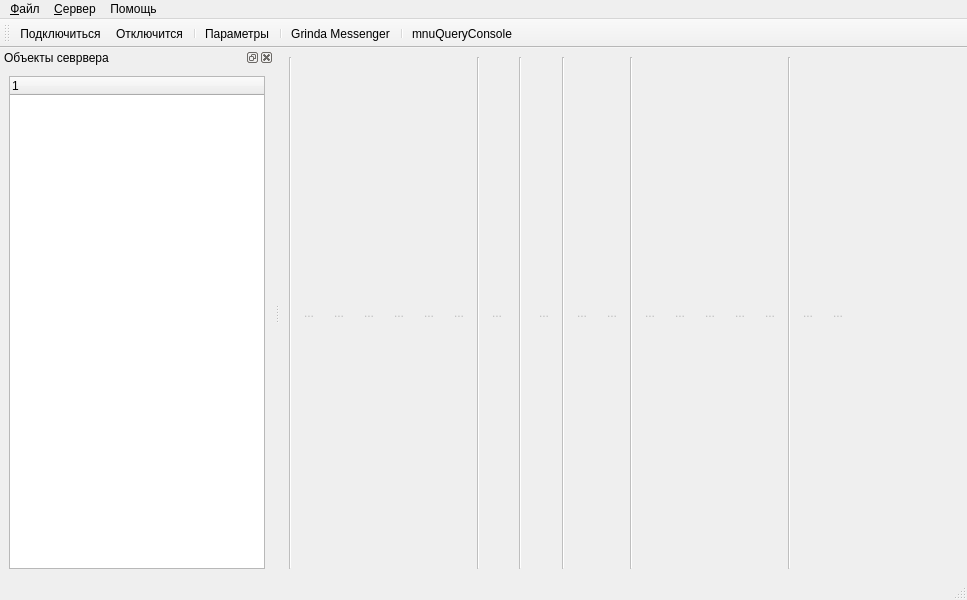
<?xml version="1.0" encoding="UTF-8"?>
<ui version="4.0">
 <class>MainWindow</class>
 <widget class="QMainWindow" name="MainWindow">
  <property name="geometry">
   <rect>
    <x>0</x>
    <y>0</y>
    <width>967</width>
    <height>600</height>
   </rect>
  </property>
  <property name="windowTitle">
   <string>Менеджер сервера</string>
  </property>
  <property name="windowIcon">
   <iconset resource="resurses.qrc">
    <normaloff>:/img/socket.ico</normaloff>:/img/socket.ico</iconset>
  </property>
  <widget class="QWidget" name="centralwidget">
   <layout class="QGridLayout" name="gridLayout">
    <item row="0" column="0">
     <widget class="QWidget" name="widgetToolBar" native="true">
      <property name="enabled">
       <bool>false</bool>
      </property>
      <layout class="QHBoxLayout" name="horizontalLayout">
       <property name="leftMargin">
        <number>0</number>
       </property>
       <property name="topMargin">
        <number>0</number>
       </property>
       <property name="rightMargin">
        <number>0</number>
       </property>
       <property name="bottomMargin">
        <number>0</number>
       </property>
       <item>
        <widget class="QLabel" name="label">
         <property name="minimumSize">
          <size>
           <width>2</width>
           <height>0</height>
          </size>
         </property>
         <property name="maximumSize">
          <size>
           <width>2</width>
           <height>16777215</height>
          </size>
         </property>
         <property name="frameShape">
          <enum>QFrame::VLine</enum>
         </property>
         <property name="frameShadow">
          <enum>QFrame::Sunken</enum>
         </property>
         <property name="text">
          <string/>
         </property>
        </widget>
       </item>
       <item>
        <widget class="QToolButton" name="btnAdd">
         <property name="toolTip">
          <string>Доавить</string>
         </property>
         <property name="text">
          <string>...</string>
         </property>
         <property name="icon">
          <iconset resource="resurses.qrc">
           <normaloff>:/img/itemAdd.png</normaloff>:/img/itemAdd.png</iconset>
         </property>
         <property name="autoRaise">
          <bool>true</bool>
         </property>
        </widget>
       </item>
       <item>
        <widget class="QToolButton" name="btnAddGroup">
         <property name="text">
          <string>...</string>
         </property>
         <property name="icon">
          <iconset resource="resurses.qrc">
           <normaloff>:/img/addGroup.png</normaloff>:/img/addGroup.png</iconset>
         </property>
         <property name="autoRaise">
          <bool>true</bool>
         </property>
        </widget>
       </item>
       <item>
        <widget class="QToolButton" name="btnMoveTo">
         <property name="text">
          <string>...</string>
         </property>
         <property name="icon">
          <iconset resource="resurses.qrc">
           <normaloff>:/img/move_to.png</normaloff>:/img/move_to.png</iconset>
         </property>
         <property name="autoRaise">
          <bool>true</bool>
         </property>
        </widget>
       </item>
       <item>
        <widget class="QToolButton" name="btnEdit">
         <property name="toolTip">
          <string>Изменить</string>
         </property>
         <property name="text">
          <string>...</string>
         </property>
         <property name="icon">
          <iconset resource="resurses.qrc">
           <normaloff>:/img/itemEdit.png</normaloff>:/img/itemEdit.png</iconset>
         </property>
         <property name="autoRaise">
          <bool>true</bool>
         </property>
        </widget>
       </item>
       <item>
        <widget class="QToolButton" name="btnDelete">
         <property name="toolTip">
          <string>Удалить</string>
         </property>
         <property name="text">
          <string>...</string>
         </property>
         <property name="icon">
          <iconset resource="resurses.qrc">
           <normaloff>:/img/itemDelete.png</normaloff>:/img/itemDelete.png</iconset>
         </property>
         <property name="autoRaise">
          <bool>true</bool>
         </property>
        </widget>
       </item>
       <item>
        <widget class="QToolButton" name="btnSendClientRelease">
         <property name="toolTip">
          <string>Загрузить новую версию мобильного приложения</string>
         </property>
         <property name="text">
          <string>...</string>
         </property>
         <property name="icon">
          <iconset resource="resurses.qrc">
           <normaloff>:/img/save.png</normaloff>:/img/save.png</iconset>
         </property>
         <property name="autoRaise">
          <bool>true</bool>
         </property>
        </widget>
       </item>
       <item>
        <widget class="QLabel" name="label_2">
         <property name="maximumSize">
          <size>
           <width>2</width>
           <height>16777215</height>
          </size>
         </property>
         <property name="frameShape">
          <enum>QFrame::VLine</enum>
         </property>
         <property name="frameShadow">
          <enum>QFrame::Sunken</enum>
         </property>
         <property name="text">
          <string/>
         </property>
        </widget>
       </item>
       <item>
        <widget class="QToolButton" name="btnInfo">
         <property name="text">
          <string>...</string>
         </property>
         <property name="icon">
          <iconset resource="resurses.qrc">
           <normaloff>:/img/!.png</normaloff>:/img/!.png</iconset>
         </property>
         <property name="autoRaise">
          <bool>true</bool>
         </property>
        </widget>
       </item>
       <item>
        <widget class="QLabel" name="label_6">
         <property name="minimumSize">
          <size>
           <width>2</width>
           <height>0</height>
          </size>
         </property>
         <property name="frameShape">
          <enum>QFrame::VLine</enum>
         </property>
         <property name="frameShadow">
          <enum>QFrame::Sunken</enum>
         </property>
         <property name="text">
          <string/>
         </property>
        </widget>
       </item>
       <item>
        <widget class="QToolButton" name="btnRefresh">
         <property name="toolTip">
          <string>Обновить</string>
         </property>
         <property name="text">
          <string>...</string>
         </property>
         <property name="icon">
          <iconset resource="resurses.qrc">
           <normaloff>:/img/update.png</normaloff>:/img/update.png</iconset>
         </property>
         <property name="popupMode">
          <enum>QToolButton::DelayedPopup</enum>
         </property>
         <property name="toolButtonStyle">
          <enum>Qt::ToolButtonIconOnly</enum>
         </property>
         <property name="autoRaise">
          <bool>true</bool>
         </property>
        </widget>
       </item>
       <item>
        <widget class="QLabel" name="label_3">
         <property name="maximumSize">
          <size>
           <width>2</width>
           <height>16777215</height>
          </size>
         </property>
         <property name="frameShape">
          <enum>QFrame::VLine</enum>
         </property>
         <property name="frameShadow">
          <enum>QFrame::Sunken</enum>
         </property>
         <property name="text">
          <string/>
         </property>
        </widget>
       </item>
       <item>
        <widget class="QToolButton" name="btnDataImport">
         <property name="toolTip">
          <string>Импорт</string>
         </property>
         <property name="text">
          <string>...</string>
         </property>
         <property name="icon">
          <iconset resource="resurses.qrc">
           <normaloff>:/img/importFromDatabase.png</normaloff>:/img/importFromDatabase.png</iconset>
         </property>
         <property name="autoRaise">
          <bool>true</bool>
         </property>
        </widget>
       </item>
       <item>
        <widget class="QToolButton" name="btnDataExport">
         <property name="toolTip">
          <string>Экспорт</string>
         </property>
         <property name="text">
          <string>...</string>
         </property>
         <property name="icon">
          <iconset resource="resurses.qrc">
           <normaloff>:/img/exportKeysToDatabase.png</normaloff>:/img/exportKeysToDatabase.png</iconset>
         </property>
         <property name="autoRaise">
          <bool>true</bool>
         </property>
        </widget>
       </item>
       <item>
        <widget class="QLabel" name="label_4">
         <property name="maximumSize">
          <size>
           <width>2</width>
           <height>16777215</height>
          </size>
         </property>
         <property name="frameShape">
          <enum>QFrame::VLine</enum>
         </property>
         <property name="frameShadow">
          <enum>QFrame::Sunken</enum>
         </property>
         <property name="text">
          <string/>
         </property>
        </widget>
       </item>
       <item>
        <widget class="QToolButton" name="btnSetLinkDevice">
         <property name="toolTip">
          <string>Привязать к устройству</string>
         </property>
         <property name="text">
          <string>...</string>
         </property>
         <property name="icon">
          <iconset resource="resurses.qrc">
           <normaloff>:/img/link.png</normaloff>:/img/link.png</iconset>
         </property>
         <property name="autoRaise">
          <bool>true</bool>
         </property>
        </widget>
       </item>
       <item>
        <widget class="QToolButton" name="btnRegistryDevice">
         <property name="toolTip">
          <string>Зарегистрировать устройство</string>
         </property>
         <property name="text">
          <string>...</string>
         </property>
         <property name="icon">
          <iconset resource="resurses.qrc">
           <normaloff>:/img/SqlDivaces.png</normaloff>:/img/SqlDivaces.png</iconset>
         </property>
         <property name="autoRaise">
          <bool>true</bool>
         </property>
        </widget>
       </item>
       <item>
        <widget class="QToolButton" name="btnRegistryUser">
         <property name="toolTip">
          <string>Зарегистрировать пользователя</string>
         </property>
         <property name="text">
          <string>...</string>
         </property>
         <property name="icon">
          <iconset resource="resurses.qrc">
           <normaloff>:/img/certUsers.png</normaloff>:/img/certUsers.png</iconset>
         </property>
         <property name="autoRaise">
          <bool>true</bool>
         </property>
        </widget>
       </item>
       <item>
        <widget class="QToolButton" name="btnEditCache">
         <property name="toolTip">
          <string>Параметры пользователя</string>
         </property>
         <property name="text">
          <string>...</string>
         </property>
         <property name="icon">
          <iconset resource="resurses.qrc">
           <normaloff>:/img/userOptions.ico</normaloff>:/img/userOptions.ico</iconset>
         </property>
         <property name="autoRaise">
          <bool>true</bool>
         </property>
        </widget>
       </item>
       <item>
        <widget class="QToolButton" name="btnSystemUsers">
         <property name="text">
          <string>...</string>
         </property>
         <property name="icon">
          <iconset resource="resurses.qrc">
           <normaloff>:/img/userToDatabase.png</normaloff>:/img/userToDatabase.png</iconset>
         </property>
         <property name="autoRaise">
          <bool>true</bool>
         </property>
        </widget>
       </item>
       <item>
        <widget class="QLabel" name="label_5">
         <property name="maximumSize">
          <size>
           <width>2</width>
           <height>16777215</height>
          </size>
         </property>
         <property name="frameShape">
          <enum>QFrame::VLine</enum>
         </property>
         <property name="frameShadow">
          <enum>QFrame::Sunken</enum>
         </property>
         <property name="text">
          <string/>
         </property>
        </widget>
       </item>
       <item>
        <widget class="QToolButton" name="btnTaskRestart">
         <property name="statusTip">
          <string>Перезапустить</string>
         </property>
         <property name="text">
          <string>...</string>
         </property>
         <property name="icon">
          <iconset resource="resurses.qrc">
           <normaloff>:/img/move_end.png</normaloff>:/img/move_end.png</iconset>
         </property>
         <property name="autoRaise">
          <bool>true</bool>
         </property>
        </widget>
       </item>
       <item>
        <widget class="QToolButton" name="btnStartTask">
         <property name="toolTip">
          <string>Выполнить сейчас</string>
         </property>
         <property name="text">
          <string>...</string>
         </property>
         <property name="icon">
          <iconset resource="resurses.qrc">
           <normaloff>:/img/startTask.png</normaloff>:/img/startTask.png</iconset>
         </property>
         <property name="autoRaise">
          <bool>true</bool>
         </property>
        </widget>
       </item>
       <item>
        <spacer name="horizontalSpacer">
         <property name="orientation">
          <enum>Qt::Horizontal</enum>
         </property>
         <property name="sizeHint" stdset="0">
          <size>
           <width>40</width>
           <height>20</height>
          </size>
         </property>
        </spacer>
       </item>
      </layout>
      <zorder>btnRegistryUser</zorder>
      <zorder>label</zorder>
      <zorder>btnAdd</zorder>
      <zorder>btnAddGroup</zorder>
      <zorder>btnEdit</zorder>
      <zorder>btnDelete</zorder>
      <zorder>btnSendClientRelease</zorder>
      <zorder>label_2</zorder>
      <zorder>btnInfo</zorder>
      <zorder>label_6</zorder>
      <zorder>btnRefresh</zorder>
      <zorder>label_3</zorder>
      <zorder>btnDataImport</zorder>
      <zorder>btnDataExport</zorder>
      <zorder>label_4</zorder>
      <zorder>btnSetLinkDevice</zorder>
      <zorder>btnRegistryDevice</zorder>
      <zorder>btnTaskRestart</zorder>
      <zorder>btnStartTask</zorder>
      <zorder>btnEditCache</zorder>
      <zorder>label_5</zorder>
      <zorder>btnSystemUsers</zorder>
      <zorder>btnMoveTo</zorder>
     </widget>
    </item>
    <item row="1" column="0">
     <layout class="QVBoxLayout" name="verticalLayoutTree"/>
    </item>
   </layout>
  </widget>
  <widget class="QMenuBar" name="menubar">
   <property name="geometry">
    <rect>
     <x>0</x>
     <y>0</y>
     <width>967</width>
     <height>21</height>
    </rect>
   </property>
   <widget class="QMenu" name="menu">
    <property name="title">
     <string>&amp;Файл</string>
    </property>
    <addaction name="mnuExit"/>
   </widget>
   <widget class="QMenu" name="menu_2">
    <property name="title">
     <string>&amp;Сервер</string>
    </property>
    <addaction name="mnuConnect"/>
    <addaction name="mnuDisconnect"/>
    <addaction name="mnuServerRestart"/>
    <addaction name="separator"/>
    <addaction name="mnuOptions"/>
    <addaction name="separator"/>
    <addaction name="mnuUpdatePriceChecker"/>
    <addaction name="mnuDwnloadAnydesk"/>
   </widget>
   <widget class="QMenu" name="menu_3">
    <property name="title">
     <string>Помощь</string>
    </property>
    <addaction name="mnuAbout"/>
   </widget>
   <addaction name="menu"/>
   <addaction name="menu_2"/>
   <addaction name="menu_3"/>
  </widget>
  <widget class="QStatusBar" name="statusbar"/>
  <widget class="QToolBar" name="toolBar">
   <property name="windowTitle">
    <string>toolBar</string>
   </property>
   <property name="toolTip">
    <string/>
   </property>
   <attribute name="toolBarArea">
    <enum>TopToolBarArea</enum>
   </attribute>
   <attribute name="toolBarBreak">
    <bool>false</bool>
   </attribute>
   <addaction name="mnuConnect"/>
   <addaction name="mnuDisconnect"/>
   <addaction name="separator"/>
   <addaction name="mnuOptions"/>
   <addaction name="separator"/>
   <addaction name="mnuMessaneger"/>
   <addaction name="separator"/>
   <addaction name="actionmnuQueryConsole"/>
  </widget>
  <widget class="QDockWidget" name="dockWidgetObjects">
   <property name="windowTitle">
    <string>Объекты севрвера</string>
   </property>
   <attribute name="dockWidgetArea">
    <number>1</number>
   </attribute>
   <widget class="QWidget" name="dockWidgetContents">
    <layout class="QGridLayout" name="gridLayout_2">
     <item row="0" column="0">
      <widget class="QWidget" name="dockWidgetContents_2" native="true">
       <layout class="QGridLayout" name="gridLayout_3">
        <property name="leftMargin">
         <number>0</number>
        </property>
        <property name="topMargin">
         <number>0</number>
        </property>
        <property name="rightMargin">
         <number>0</number>
        </property>
        <property name="bottomMargin">
         <number>0</number>
        </property>
        <property name="spacing">
         <number>0</number>
        </property>
        <item row="0" column="0">
         <widget class="QTreeWidget" name="treeWidget">
          <column>
           <property name="text">
            <string notr="true">1</string>
           </property>
          </column>
         </widget>
        </item>
       </layout>
      </widget>
     </item>
    </layout>
   </widget>
  </widget>
  <action name="mnuConnect">
   <property name="icon">
    <iconset resource="resurses.qrc">
     <normaloff>:/img/connect.png</normaloff>:/img/connect.png</iconset>
   </property>
   <property name="text">
    <string>&amp;Подключиться</string>
   </property>
   <property name="toolTip">
    <string>Открыть соединение</string>
   </property>
  </action>
  <action name="mnuExit">
   <property name="text">
    <string>&amp;Закрыть</string>
   </property>
  </action>
  <action name="mnuDisconnect">
   <property name="icon">
    <iconset resource="resurses.qrc">
     <normaloff>:/img/disconnect.png</normaloff>:/img/disconnect.png</iconset>
   </property>
   <property name="text">
    <string>Отключится</string>
   </property>
   <property name="toolTip">
    <string>Закрыть соединение</string>
   </property>
  </action>
  <action name="mnuAbout">
   <property name="text">
    <string>&amp;О программе ...</string>
   </property>
  </action>
  <action name="mnuOptions">
   <property name="icon">
    <iconset resource="resurses.qrc">
     <normaloff>:/img/settings.ico</normaloff>:/img/settings.ico</iconset>
   </property>
   <property name="text">
    <string>Параметры</string>
   </property>
  </action>
  <action name="mnuServerRestart">
   <property name="text">
    <string>Перезапустить</string>
   </property>
  </action>
  <action name="mnuUpdatePriceChecker">
   <property name="text">
    <string>Обновить версию мобильного приложения</string>
   </property>
  </action>
  <action name="mnuMessaneger">
   <property name="icon">
    <iconset resource="resurses.qrc">
     <normaloff>:/img/messaneger.svg</normaloff>:/img/messaneger.svg</iconset>
   </property>
   <property name="text">
    <string>Grinda Messenger</string>
   </property>
   <property name="toolTip">
    <string>Открыть мессенеджер</string>
   </property>
  </action>
  <action name="actionmnuQueryConsole">
   <property name="icon">
    <iconset resource="resurses.qrc">
     <normaloff>:/img/sql.png</normaloff>:/img/sql.png</iconset>
   </property>
   <property name="text">
    <string>mnuQueryConsole</string>
   </property>
   <property name="toolTip">
    <string>Открыть консоль запросов</string>
   </property>
  </action>
  <action name="mnuDwnloadAnydesk">
   <property name="text">
    <string>Загрузить anydesk.apk</string>
   </property>
  </action>
 </widget>
 <resources>
  <include location="resurses.qrc"/>
 </resources>
 <connections/>
</ui>
